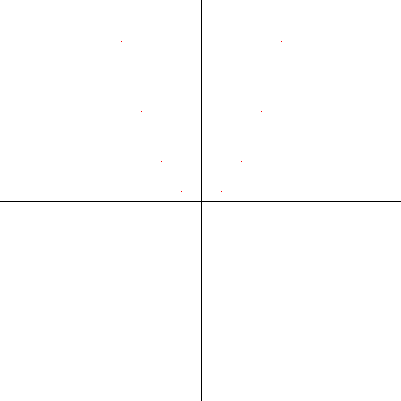
Frame 1 (no input)
Frame 60 (no input): identical to frame 1, image omitted
Frame 120 (the mouse pressed at the canvas centre since frame 60): identical to frame 1, image omitted

The p5.js sketch that drew this single still picture (run headless with seeded random() and noise() and a simulated clock; from frame 60 on, the mouse is pressed at the canvas centre):

// p5.js sketch
// ── sketch.js
var xaxis = [];
var color1;
var color2;


function setup() {
    canvas = createCanvas(401, 401);
    for (i = 0; i < 401; i++) {
        xaxis[i] = -200 + i;
    }
    color1 = color(255, 0, 0);
    color2 = color(0);
} 

function draw() {
    strokeWeight(1);
    stroke(0);
    for (i = 0; i < 401; i++) {
        set(i, 201, color2);
        set(201, i, color2);
        set((xaxis[i] * 20) + 201, (-(xaxis[i] * xaxis[i]) * 10) + 201, color1);
        line((xaxis[i] * 20) + 201, (-(xaxis[i] * xaxis[i]) * 10) + 201, (xaxis[i+1] * 20) + 201, (-(xaxis[i+1] * xaxis[i+1]) * 10) + 201)
    }
    
    updatePixels();
}
